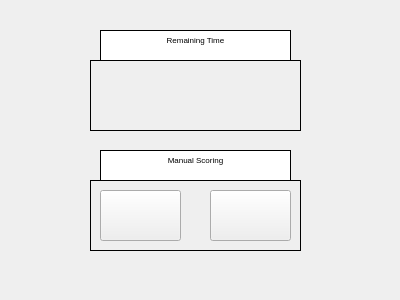
<?xml version="1.0" encoding="UTF-8"?>
<ui version="4.0">
 <class>Widget</class>
 <widget class="QWidget" name="Widget">
  <property name="geometry">
   <rect>
    <x>0</x>
    <y>0</y>
    <width>400</width>
    <height>300</height>
   </rect>
  </property>
  <property name="windowTitle">
   <string>Widget</string>
  </property>
  <widget class="QLabel" name="label">
   <property name="geometry">
    <rect>
     <x>90</x>
     <y>60</y>
     <width>211</width>
     <height>71</height>
    </rect>
   </property>
   <property name="frameShape">
    <enum>QFrame::Panel</enum>
   </property>
   <property name="text">
    <string/>
   </property>
  </widget>
  <widget class="QLabel" name="label_2">
   <property name="geometry">
    <rect>
     <x>90</x>
     <y>180</y>
     <width>211</width>
     <height>71</height>
    </rect>
   </property>
   <property name="frameShape">
    <enum>QFrame::Panel</enum>
   </property>
   <property name="text">
    <string/>
   </property>
  </widget>
  <widget class="QTextBrowser" name="countdown">
   <property name="geometry">
    <rect>
     <x>100</x>
     <y>30</y>
     <width>191</width>
     <height>31</height>
    </rect>
   </property>
   <property name="focusPolicy">
    <enum>Qt::NoFocus</enum>
   </property>
   <property name="frameShape">
    <enum>QFrame::Box</enum>
   </property>
   <property name="frameShadow">
    <enum>QFrame::Plain</enum>
   </property>
   <property name="verticalScrollBarPolicy">
    <enum>Qt::ScrollBarAlwaysOff</enum>
   </property>
   <property name="horizontalScrollBarPolicy">
    <enum>Qt::ScrollBarAlwaysOff</enum>
   </property>
   <property name="sizeAdjustPolicy">
    <enum>QAbstractScrollArea::AdjustToContents</enum>
   </property>
   <property name="html">
    <string>&lt;!DOCTYPE HTML PUBLIC &quot;-//W3C//DTD HTML 4.0//EN&quot; &quot;http://www.w3.org/TR/REC-html40/strict.dtd&quot;&gt;
&lt;html&gt;&lt;head&gt;&lt;meta name=&quot;qrichtext&quot; content=&quot;1&quot; /&gt;&lt;style type=&quot;text/css&quot;&gt;
p, li { white-space: pre-wrap; }
&lt;/style&gt;&lt;/head&gt;&lt;body style=&quot; font-family:'MS Shell Dlg 2'; font-size:8.25pt; font-weight:400; font-style:normal;&quot;&gt;
&lt;p align=&quot;center&quot; style=&quot; margin-top:0px; margin-bottom:0px; margin-left:0px; margin-right:0px; -qt-block-indent:0; text-indent:0px;&quot;&gt;&lt;span style=&quot; font-size:6pt;&quot;&gt;Remaining Time&lt;/span&gt;&lt;/p&gt;
&lt;p align=&quot;center&quot; style=&quot;-qt-paragraph-type:empty; margin-top:0px; margin-bottom:0px; margin-left:0px; margin-right:0px; -qt-block-indent:0; text-indent:0px; font-size:6pt;&quot;&gt;&lt;br /&gt;&lt;/p&gt;
&lt;p align=&quot;center&quot; style=&quot;-qt-paragraph-type:empty; margin-top:0px; margin-bottom:0px; margin-left:0px; margin-right:0px; -qt-block-indent:0; text-indent:0px; font-size:6pt;&quot;&gt;&lt;br /&gt;&lt;/p&gt;&lt;/body&gt;&lt;/html&gt;</string>
   </property>
  </widget>
  <widget class="QPushButton" name="btnstop">
   <property name="geometry">
    <rect>
     <x>210</x>
     <y>190</y>
     <width>81</width>
     <height>51</height>
    </rect>
   </property>
   <property name="text">
    <string/>
   </property>
  </widget>
  <widget class="QPushButton" name="btnstart">
   <property name="geometry">
    <rect>
     <x>100</x>
     <y>190</y>
     <width>81</width>
     <height>51</height>
    </rect>
   </property>
   <property name="text">
    <string/>
   </property>
  </widget>
  <widget class="QTextBrowser" name="count">
   <property name="geometry">
    <rect>
     <x>100</x>
     <y>150</y>
     <width>191</width>
     <height>31</height>
    </rect>
   </property>
   <property name="frameShape">
    <enum>QFrame::Box</enum>
   </property>
   <property name="frameShadow">
    <enum>QFrame::Plain</enum>
   </property>
   <property name="verticalScrollBarPolicy">
    <enum>Qt::ScrollBarAlwaysOff</enum>
   </property>
   <property name="horizontalScrollBarPolicy">
    <enum>Qt::ScrollBarAlwaysOff</enum>
   </property>
   <property name="html">
    <string>&lt;!DOCTYPE HTML PUBLIC &quot;-//W3C//DTD HTML 4.0//EN&quot; &quot;http://www.w3.org/TR/REC-html40/strict.dtd&quot;&gt;
&lt;html&gt;&lt;head&gt;&lt;meta name=&quot;qrichtext&quot; content=&quot;1&quot; /&gt;&lt;style type=&quot;text/css&quot;&gt;
p, li { white-space: pre-wrap; }
&lt;/style&gt;&lt;/head&gt;&lt;body style=&quot; font-family:'MS Shell Dlg 2'; font-size:8.25pt; font-weight:400; font-style:normal;&quot;&gt;
&lt;p align=&quot;center&quot; style=&quot; margin-top:0px; margin-bottom:0px; margin-left:0px; margin-right:0px; -qt-block-indent:0; text-indent:0px;&quot;&gt;&lt;span style=&quot; font-size:6pt;&quot;&gt;Manual Scoring&lt;/span&gt;&lt;/p&gt;
&lt;p align=&quot;center&quot; style=&quot;-qt-paragraph-type:empty; margin-top:0px; margin-bottom:0px; margin-left:0px; margin-right:0px; -qt-block-indent:0; text-indent:0px; font-size:6pt;&quot;&gt;&lt;br /&gt;&lt;/p&gt;&lt;/body&gt;&lt;/html&gt;</string>
   </property>
  </widget>
 </widget>
 <layoutdefault spacing="6" margin="11"/>
 <resources/>
 <connections/>
</ui>
